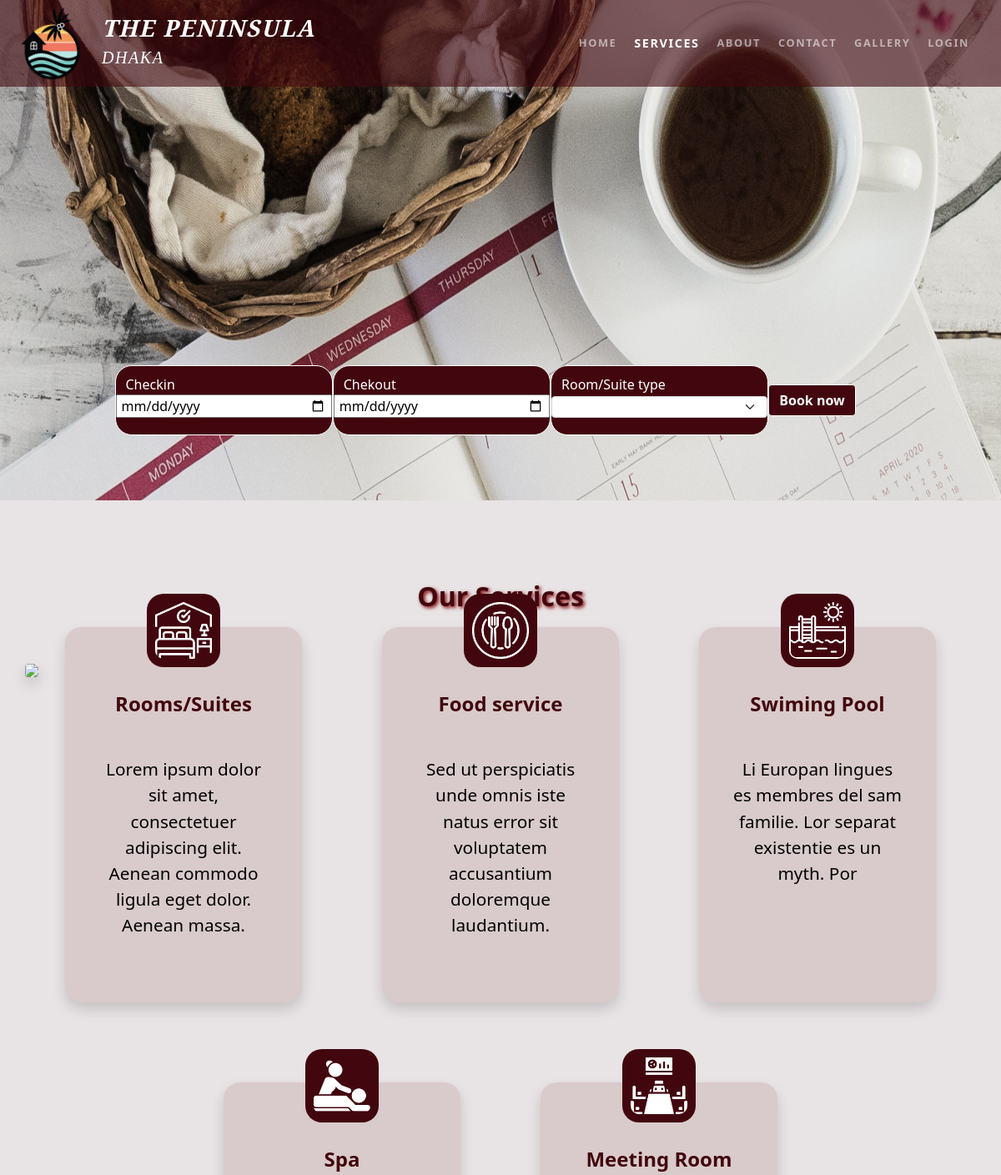
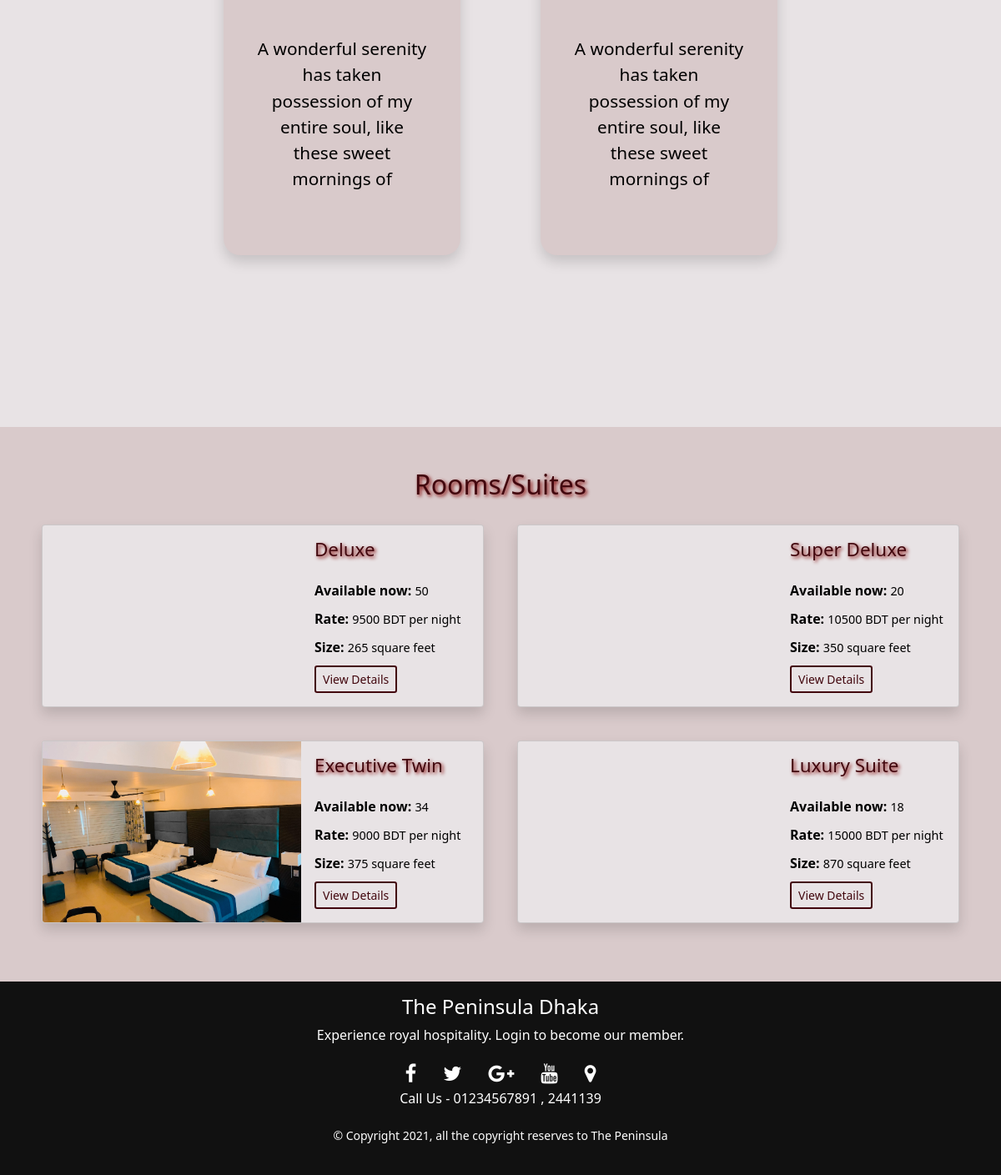
/services.php, run on the app's committed database (2 pictures, top to bottom).
### tables this page shows
CREATE TABLE `service` (
  `service_id` int(11) NOT NULL,
  `service_name` varchar(255) NOT NULL,
  `service_details` varchar(500) NOT NULL,
  `service_photo` varchar(255) NOT NULL
);

CREATE TABLE `room` (
  `id` int(11) NOT NULL,
  `room_type` varchar(100) NOT NULL,
  `available` int(11) NOT NULL,
  `size` int(11) NOT NULL COMMENT 'in square feet',
  `rate` int(11) NOT NULL COMMENT 'per night',
  `room_photo` varchar(255) DEFAULT NULL,
  `room_details` varchar(555) NOT NULL
);

### functions.php (called while the page is built, shortened)
<?php
function is_logged_in() {
    if(isset($_SESSION['user_email'])) return true;
    else return false;
}

### services.php (the view, shortened to what this page needs)
<!doctype html>
<html lang="en">
	<head>
		<?php $page='services'; include 'includes/head.php'; ?>
	</head>
	<body>
		<header>
			<?php include 'includes/navbar.php'; ?>
		</header>
		<div class="booking-img">
			<img src="images/booking.jpg" class="img-fluid background-image">
			<div class="container booking-form">
				<form action="booking.php" method="POST" >
					<div class="row schedule justify-content-center">
						<div class="col-11">
							<div class="row">
								<div class="col-xs-6 col-sm-6 col-md-3 checkin border border-white rounded-pill">
									<div class="row">
										<label for="checkin">Checkin</label>
										<input id="checkin" type="date" name="checkin" value="">
									</div>
								</div>
								<div class="col-xs-6 col-sm-6 col-md-3 checkout border border-white rounded-pill">
									<div class="row">
										<label for="checkout">Chekout</label>
										<input id="checkout"type="date" name="checkout" value="">
									</div>
								</div>
								<div class="col-xs-6 col-sm-6 col-md-3 type border border-white rounded-pill">
									<div class="row">
										<p>Room/Suite type</p>
										<select class="form-select" name="room_type" id="type" required>
										    <option selected></option>
										    <option value="Deluxe">Deluxe</option>
										  </select>
									</div>
								</div>
								<div class="col-xs-6 col-sm-6 col-md-3 booking">
									<button type="submit" class="btn btn-book ">Book now</button>
								</div>
							</div>
						</div>
					</div>
				</form>
			</div>
		</div>
		<div class="container p-0 py-5 services">
			<h2 class="text-center p-5">Our Services</h2>
			<img src="images/services.jpg" class="img-fluid shadow rounded">
			<div class="container">
				<div class="row  justify-content-center service_blocks">
					<?php
						require_once('db/connection.php');
						$query="SELECT * FROM service";
						$result= mysqli_query($link,$query);
						$num_of_rows= mysqli_num_rows($result);
						if($num_of_rows){
							while($service=mysqli_fetch_assoc($result)){
					?>
							<div class="col-12 col-md-6 col-lg-4 p-5">
								<div class="blk text-wrap w-100 shadow">
									<img class="icons img-fluid  " src="images/<?php echo $service['service_photo']; ?>" />
									<h4><?php echo $service['service_name']; ?></h4>
									<p ><?php echo $service['service_details']; ?></p>
								</div>
							</div>
					<?php
							}
						}
					?>
				</div>
			</div>
		</div>
		<div class="container-fluid room-section">
			<h2>Rooms/Suites</h2>
			<div class="container">
				<div class="row justify-content-center">
					<?php
						$query = "SELECT * FROM room";
						$result = mysqli_query($link, $query);
						$no_of_rows= mysqli_num_rows($result);
						if($no_of_rows){
							while($room= mysqli_fetch_assoc($result)){
								?>
						<div class="col-sm-10 col-md-9 col-lg-6 card-blk">
							<div class="card shadow rounded">
                                <div class="card-body p-0  room-card">
                                    <div class="row">
                                        <div class="col-md-7 card-partition"
                                        	 style="background-image: url('images/<?php echo $room['room_photo']; ?>');"></div>
                                        <div class="col-md-5 p-3">
                                            <h5 class="card-title"><?php echo $room['room_type']; ?></h5>
                                            <p class="card-text">Available now: <span><?php echo $room['available']; ?></span></p>
                                            <p class="card-text">Rate: <span><?php echo $room['rate']; ?> BDT per night</span></p>
                                            <p class="card-text">Size: <span><?php echo $room['size']; ?> square feet</span></p>
                                            <a href="details.php?room_id=<?php echo $room['id']; ?>" class="btn btn-sm">View Details</a>
                                        </div>
                                    </div>
                                </div>
							</div>
						</div>
						<?php
							}
						}
						?>
				</div>
			</div>
		</div>
		<footer>
			<?php include 'includes/footer.php'; ?>
		</footer>
	</body>
</html>

### includes/head.php (shortened to what this page needs)
   <link href="css/bootstrap.min.css" rel="stylesheet">
   <link rel="stylesheet" href="https://cdnjs.cloudflare.com/ajax/libs/font-awesome/4.7.0/css/font-awesome.min.css" />
<link type="text/css" rel="stylesheet" href="css/mystylesheet.css"/>

### includes/navbar.php (shortened to what this page needs)
<nav class="navbar_mystyle navbar navbar-expand-lg navbar-dark bg-dark fixed-top">
	<div class="container p-0 ">
		<a class="nav_logo navbar-brand p-0 m-0" href="index.php">
			<div class="row">
				<div class="col-3 p-0">
					<img src="images/logo.png" alt="login inage">
				</div>
				<div class="col-9 pt-1">
					<span class="title"><span class="main-title">The Peninsula</span> <br><span class=" fw-light">Dhaka</span></span>
				</div>
			</div>
		</a>
		<div class="collapse navbar-collapse" id="navbarToggleExternalContent">
			<ul class="navbar-nav ms-auto nav_lists">
				<li class="nav-item "><a class="nav-link <?php if($page=='home'){echo 'active';} ?> " href="index.php">Home</a></li>
				<li class="nav-item "><a class="nav-link <?php if($page=='services'){echo 'active';} ?>" href="services.php">Services</a></li>
				<li class="nav-item "><a class="nav-link <?php if($page=='about'){echo 'active';} ?>" href="about.php">About</a></li>
				<li class="nav-item "><a class="nav-link <?php if($page=='contact'){echo 'active';} ?>" href="contact.php">Contact</a></li>
				<li class="nav-item "><a class="nav-link <?php if($page=='gallery'){echo 'active';} ?>" href="gallery.php">Gallery</a></li>
                <?php
                    require('functions.php');
                    if(is_logged_in()) {
                ?>
				<li class="nav-item "><a class="nav-link <?php if($page=='login'){echo 'active';} ?>" href="logout.php">Logout</a></li>
				<li class="nav-item pt-1">
					<a class="nav-link rounded-circle profile_image py-0 <?php if($page=='profile'){echo 'active';} ?>" href="profile.php" data-bs-toggle="tooltip" data-bs-placement="bottom" title="Profile">
						<i class="fa fa-user-circle fa-2x"></i>
					</a>
				</li>
                <?php } else { ?>
				<li class="nav-item "><a class="nav-link <?php if($page=='login'){echo 'active';} ?>" href="login.php">Login</a></li>
                <?php } ?>
			</ul>
		</div>
	</div>
</nav>

### includes/footer.php (shortened to what this page needs)
<div class="footer_body p-3">
	<div class="container text-center footer-content ">
		<h4>The Peninsula Dhaka</h4>
		<p>Experience royal hospitality. Login to become our member.</p>
		<ul class="social_med ">
			<li><a href="#"><i class="fa fa-facebook"></i></a></li>
			<li><a href="#"><i class="fa fa-twitter"></i></a></li>
			<li><a href="#"><i class="fa fa-google-plus"></i></a></li>
			<li><a href="#"><i class="fa fa-youtube"></i></a></li>
			<li><a href="#"><i class="fa fa-map-marker"></i></a></li>
		</ul>
		<p class="">Call Us - 01234567891 , 2441139</p>
		<p class="py-1"><small>&copy; Copyright 2021, all the copyright reserves to The Peninsula</small></p>
	</div>
	</div>

### css/mystylesheet.css (style rules this page uses)
body { overflow-x: hidden; color: #000000; box-sizing: border-box; background-color: #e8e3e5; }
.title { font-family: 'Source Serif Pro', serif; font-style: italic; font-weight: bold; }
.main-title { font-size: 1.4em; }
.navbar_mystyle { text-transform: uppercase; font-weight: 700; letter-spacing: 0.1rem; background: rgba(66, 7, 14,0.6)!important; font-size: 0.8rem; }
.nav_logo img { height: 5.5rem; }
.nav_lists li { padding-left: 0.3rem; align-self: center; }
.nav_lists .nav-link.active, .nav_lists .nav-link:hover { color: white!important; font-size: 0.9rem; }
.footer_body { margin: 0; padding: 0; box-sizing: border-box; background: #111; height: auto; width: 100vw; color: white; }
.social_med { list-style: none; display: flex; align-items: center; justify-content: center; padding: 0; margin: 0; }
.social_med li { margin:0 1rem 0 1rem ; }
.social_med a { font-size: 1.5rem; color: #fff; }
.booking-img { position: relative; }
.booking-form { position: absolute; top: 80%; left: 55%; transform: translate(-50%, -50%); background: transparent; box-sizing: border-box; }
.checkin, .checkout, .type { background: rgb(66, 7, 14)!important; color: white; font-size: 1rem; padding-top: 10px; padding-bottom: 20px; border-color: white; border-radius: 20px!important; }
.schedule .checkin p, .checkout p, .type p { margin: 0px; margin-bottom: 2px; }
.booking { padding-left: 0px; align-self: center; }
.schedule .btn-book { background: rgb(66, 7, 14); border-color: white; border-width: 0.1rem; color: white; font-weight: bold; }
.services h2 { color: rgb(66, 7, 14); text-shadow: 2px 2px 4px maroon; font-weight: bold; }
.service_blocks { text-align: center; }
.service_blocks .blk { height: 100%; margin-top: -110px; padding-bottom: 130px; background: #d9cacb; border-radius: 20px; }
.service_blocks .blk h4 { color: rgb(66, 7, 14); padding-top: 30px; font-weight: bold; }
.service_blocks .blk p { color: black!impotant; padding: 40px; font-size: 1.3rem; }
.service_blocks .icons { padding: 10px; margin-top: -40px; background-color: rgb(66, 7, 14); height: 5.5rem; border-radius: 20px; }
.room-section { background: #d9cacb; padding-top: 50px; padding-bottom: 50px; }
.room-section h2 { text-align: center; text-shadow: 2px 2px 4px maroon; color: rgb(66, 7, 14); }
.room-section .card-blk { padding: 20px; }
.card-blk .card { overflow: hidden; background: #e8e3e5!important; }
.card-blk .card-partition { min-height: 200px; background-size: cover; background-repeat: no-repeat; background-position: center; }
.card-blk .card-text { font-weight: bold; padding-bottom:10px; margin-bottom: 0px; }
.card-blk .card-title { font-size: 1.4rem; color: rgb(66, 7, 14); text-shadow: 2px 2px 4px maroon; padding-bottom:15px; }
.card-blk .card-text span { font-weight: normal; font-size: 0.9rem; }
.room-card a { border-color: rgb(66, 7, 14) !important; border-width: 2px; color: rgb(66, 7, 14); }
@media screen and (min-width: 600px) { .nav_logo img { height: 4.2rem; } }
@media screen and (min-width: 600px) { .booking-img .background-image { height: 600px; } }
@media screen and (min-width: 600px) { #checkin , #checkout, #type { padding: 0px; } }
@media screen and (min-width: 600px) { .booking-form { left: 55%; } }
@media screen and (min-width: 768px) { .nav_logo img { height: 5rem; } }
@media screen and (min-width: 768px) { .booking-img .background-image { height: 600px; } }
@media screen and (min-width: 768px) { #checkin , #checkout, #type { padding-left: 5px; padding-right: 5px; } }
@media screen and (min-width: 992px) { .nav_logo img { height: 5.1rem; } }
@media screen and (min-width: 1200px) { .nav_logo img { height: 5.5rem; } }

### data on the page
service: service_photo (picture), service_name "Rooms/Suites", service_details "Lorem ipsum dolor sit amet, consectetuer adipiscing elit. Aenean commodo ligula eget dolor. Aenean massa."
service: service_photo (picture), service_name "Food service", service_details "Sed ut perspiciatis unde omnis iste natus error sit voluptatem accusantium doloremque laudantium."
service: service_photo (picture), service_name "Swiming Pool", service_details "Li Europan lingues es membres del sam familie. Lor separat existentie es un myth. Por"
service: service_photo (picture), service_name "Spa", service_details "A wonderful serenity has taken possession of my entire soul, like these sweet mornings of"
service: service_photo (picture), service_name "Meeting Room", service_details "A wonderful serenity has taken possession of my entire soul, like these sweet mornings of"
room: room_type "Deluxe", available "50", rate "9500", size "265"
room: room_type "Super Deluxe", available "20", rate "10500", size "350"
room: room_photo (picture), room_type "Executive Twin", available "34", rate "9000", size "375"
room: room_type "Luxury Suite", available "18", rate "15000", size "870"
